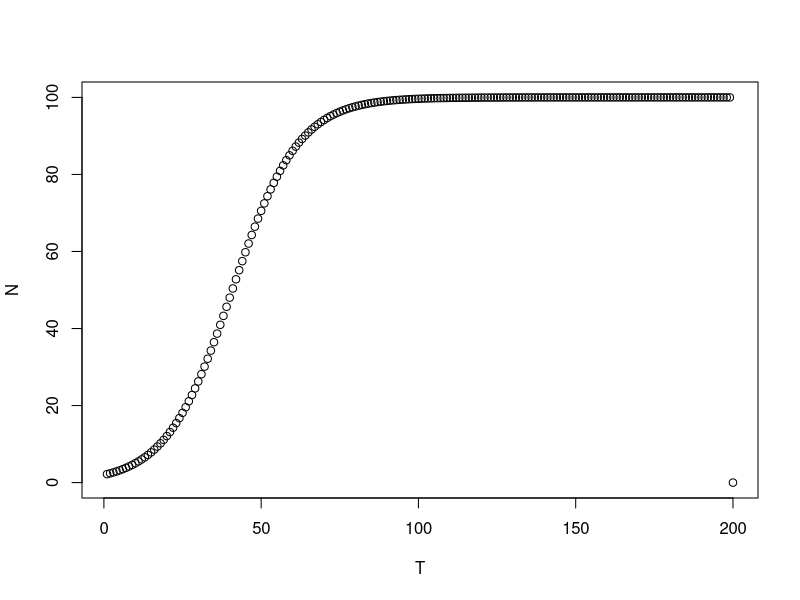

R code for this plot:
 #####################
# 12.1.0.0.2 Exercise #
 #####################

#Check that the following works with different vectors T. What happens when T has length 1? What happens when T has 
#length 0? Why? To avoid this trap, it’s preferable to use seq_len, seq_along, or seq.int instead of the 1:n 
#construction used above. This and many other R gotchas are described in the useful R Inferno (Burns 2012).
 
a <- 1.1
b <- 0.001
T <- seq(from=1,to=200,by=1)
T=c(1)
T=NULL
N <- numeric(length(T))
n <- 2
for (t in T) {
  n <- a*n/(1+b*n)
  N[t] <- n
  }

#When T has length 1, the resulting plot contains a single point. When T has length 0, R is unable to generate a plot, 
#because it is unable to plot an empty vector. Instead, it returns an error message.

 #####################
# 12.2.0.0.1 Exercise #
 #####################

#Verify that the following works as intended. How many iterations are needed?

#By adding a counter, we can keep track of the number of iterations our loop performs:
  
phi <- 20
conv <- FALSE
k <- 1
while (!conv) {
  phi.new <- 1+1/phi
  conv <- phi==phi.new
  phi <- phi.new
  k <- k+1
}

#A total of 41 iterations of the loop are performed to compute the Golden Ratio

 #####################
# 12.2.0.0.2 Exercise #
 #####################

#Recompute the trajectory of the Beverton-Holt model using a while loop. Verify that your answer is exactly equivalent 
#to the one below.

a <- 1.1
b <- 0.001
T <- seq(from=1,to=200,by=1)
N <- numeric(length(T))
n <- 2
for (t in T) {
  n <- a*n/(1+b*n)
  N[t] <- n
}

#While loop form:

a <- 1.1
b <- 0.001
t <- 1
T <- seq(from=1,to=200,by=1)
N <- numeric(length(T))
n <- 2
while (t < 200) {
  n= a*n/(1+b*n)
  N[t] = n
  t= t+1
}
T
N
plot(T,N)
